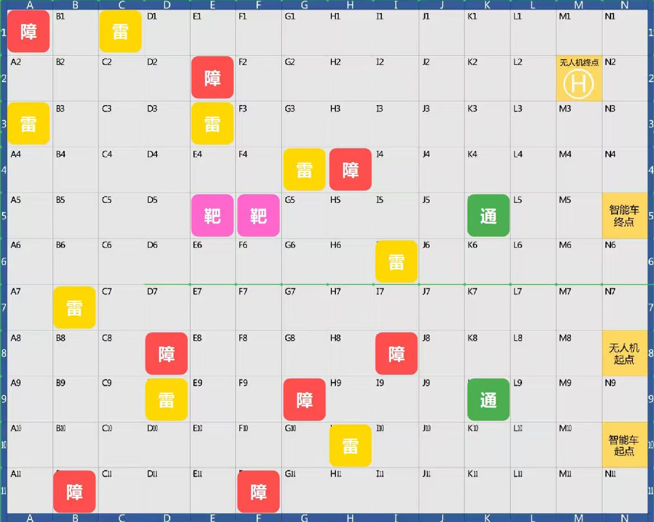
#> input picture _tmp_session/t39_map_official/map_official.png, 654 x 522 px
$ python crops.py
#> lines starting #> are read from the running program, lines starting #| are printed output that depends on the picture
### dzsmartscout/tools/perception/colors.py
# -*- coding: utf-8 -*-
r"""颜色分类 + 形态学 + 连通域 —— **纯 numpy**（本机无 cv2 / scipy / skimage）。

## 为什么不是"HSV 阈值一把梭"

1. **调色板是数据，不是代码。** 场地（实物）颜色只能现场标定：规则文档只给了
   "彩色地雷图片 / 彩色带盖水桶 / 绿色箭头贴纸"，没有给出可用的 RGB。所以阈值全部
   放在 :class:`Palette` 里（可 ``to_json`` / ``from_json`` 往返），分类器本身不认识语义。
2. **provisional 规则默认关闭。** 没有实测证据的规则（例如"红=地雷"）默认不生效，
   必须显式 :meth:`Palette.enable_provisional` 或换成标定产物，避免"猜错的阈值
   静默给出错误结论"。实测证据见 ``README.md`` §颜色证据。
3. **形态学 / 连通域自研。** 环境里没有 cv2/scipy，所以自己实现：膨胀/腐蚀用移位
   累加；连通域是 run-based union-find（8 邻接），并顺带算出二阶矩，
   供箭头方向 / 车体位姿估计使用。

所有函数对入参只读，返回新数组；掩膜一律 ``dtype=bool``、形状 ``(H, W)``。
"""

from __future__ import annotations

import json
from dataclasses import dataclass, replace

import numpy as np

__all__ = [
    "ImageShapeError",
    "as_rgb_array",
    "rgb_to_hsv",
    "hsv_to_rgb",
    "ColorRule",
    "Palette",
    "MAP_IMAGE",
    "FIELD_DEFAULT",
    "PALETTES",
    "blob_masks",
    "classify",
    "connected_components",
    "dilate",
    "erode",
    "open_",
    "close_",
    "Blob",
    "sample_patch_stats",
]


class ImageShapeError(ValueError):
    """入参不是 HxWx3 的 RGB 图像。"""


# --------------------------------------------------------------------------- #
#  基础：数组规整 / 色彩空间
# --------------------------------------------------------------------------- #
def as_rgb_array(image) -> np.ndarray:
    """把 Pillow Image / list / ndarray 规整成 ``(H, W, 3) uint8``。

    支持：PIL.Image（自动 ``convert("RGB")``）、``(H, W, 3)`` 的 uint8/float、
    ``(H, W, 4)`` 的 RGBA（丢掉 alpha）。**不接受**已经是 HSV 的数组（请自行转换）。
    """
    if hasattr(image, "convert") and hasattr(image, "size"):      # PIL
        image = np.asarray(image.convert("RGB"))
    arr = np.asarray(image)
    if arr.ndim == 3 and arr.shape[2] == 4:
        arr = arr[:, :, :3]
    if arr.ndim != 3 or arr.shape[2] != 3:
        raise ImageShapeError(f"需要 (H, W, 3) 的 RGB 图像，收到 shape={arr.shape}")
    if arr.dtype != np.uint8:
        arr = np.clip(arr, 0, 255).astype(np.uint8)
    return np.ascontiguousarray(arr)


# [37 lines left out: functions rgb_to_hsv, hsv_to_rgb, not called in this run]


# --------------------------------------------------------------------------- #
#  颜色规则 / 调色板
# --------------------------------------------------------------------------- #
@dataclass(frozen=True)
class ColorRule:
    """一条阈值规则。HSV 与 RGB 二选一（同时给则取交集）。

    * ``hsv_lo`` / ``hsv_hi``：``(h_deg, s, v)``，H 角度制。``h_lo > h_hi`` 表示
      **跨 0° 的红色缠绕**（例如 ``(345, 0.35, 0.30) → (18, 1, 1)``）。
    * ``rgb_lo`` / ``rgb_hi``：``(r, g, b)`` 0~255，逐通道闭区间。
    * ``provisional``：True = **没有实测证据**的占位阈值（默认不参与分类）。
    """

    cls: str
    hsv_lo: tuple[float, float, float] | None = None
    hsv_hi: tuple[float, float, float] | None = None
    rgb_lo: tuple[int, int, int] | None = None
    rgb_hi: tuple[int, int, int] | None = None
    provisional: bool = False
    note: str = ""

    # [37 lines left out: functions mask, to_json, from_json, not called in this run]


@dataclass(frozen=True)
class Palette:
    """一个具名调色板：``cls`` → 一组 :class:`ColorRule`。"""

    name: str
    rules: tuple[ColorRule, ...]
    provenance: str = ""
    allow_provisional: bool = False

    # ---------------- 构造 / 派生 ----------------
    def enable_provisional(self) -> "Palette":
        """打开 provisional 规则（在现场标定之前**不要**用它下结论）。"""
        return replace(self, allow_provisional=True)

    def disable_provisional(self) -> "Palette":
        return replace(self, allow_provisional=False)

    # [53 lines left out: functions active_rules, classes, with_rule, merged, masks, to_json and 1 more, not called in this run]

    def save(self, path) -> None:
        with open(path, "w", encoding="utf-8", newline="\n") as fh:
            json.dump(self.to_json(), fh, ensure_ascii=False, indent=2)

    # [4 lines left out: function load, not called in this run]


# --------------------------------------------------------------------------- #
#  两个内置调色板
# --------------------------------------------------------------------------- #
#  (A) 图纸调色板：阈值**逐字**抄自已验证过的识图脚本
#      dzrobot_v2/_tmp_session/t28_newmap/identify_t28_v2.py:58-63
#      （该脚本产出的 map_t28.yaml 已被 t29 接入为唯一真源 config/map.yaml）
MAP_IMAGE = Palette(
    name="map_image",
    provenance=(
        "RGB 阈值抄自 dzrobot_v2/_tmp_session/t28_newmap/identify_t28_v2.py:58-63；"
        "语义（雷=黄块/障=红块/靶=品红块/通=绿块）见 config/map.yaml:48-55 注释与 "
        "t28_newmap/identify_report.txt"
    ),
    rules=(
        ColorRule("obstacle", rgb_lo=(171, 0, 0), rgb_hi=(255, 109, 109),
                  note="红：满格色块 = 障碍（水桶预留格）"),
        ColorRule("mine", rgb_lo=(191, 161, 0), rgb_hi=(255, 255, 129),
                  note="黄：0.9 格近方纯色块 = 雷"),
        ColorRule("target", rgb_lo=(171, 0, 151), rgb_hi=(255, 129, 255),
                  note="品红：靶区格"),
        ColorRule("bridge", rgb_lo=(0, 121, 0), rgb_hi=(139, 255, 149),
                  note="绿：桥洞可通行格（图纸标注）"),
    ),
)

#  (B) 现场调色板：**只有两条有实测证据**，其余是关闭的占位
#
#  证据 1（黄=桥面/挡板）：场地布置说明书 p4「地图中间用黄色挡板隔离」、
#      p8「35 厘米挡板架空结构」；照片 fc-audit/arena_pdf_img/p09_1.png 中桥面是黄色板。
#  证据 2（绿=箭头）：同照片，桥面上贴有**白色纸 + 绿色箭头**的通行标识；
#      规则文档 p11 表也写「桥洞顶部通行箭头 = 贴在桥面顶部的绿色箭头贴纸」。
#  ⚠️ 未取证：地雷（p5「直径 12cm 彩色地雷图片」，颜色未知）、水桶（p7「彩色带盖水桶」，
#      p09_1.png 同框可见**红/青/绿三种桶**）、靶标（p6「低矮黑色装置」）、
#      车顶标记（规则未规定，需己方加装）。这些规则一律 provisional=True。
FIELD_DEFAULT = Palette(
    name="field",
    provenance=(
        "仅 deck/arrow 有实测证据（arena_pdf_img/p09_1.png + 场地布置说明书 p4/p8/p11）；"
        "其余为占位，默认关闭，需 --palette field --provisional 或现场标定"
    ),
    rules=(
        ColorRule("deck", hsv_lo=(30.0, 0.30, 0.40), hsv_hi=(70.0, 1.0, 1.0),
                  note="黄：挡板/桥面（证据：说明书 p4/p8 + p09_1.png）"),
        ColorRule("arrow", hsv_lo=(75.0, 0.25, 0.25), hsv_hi=(165.0, 1.0, 1.0),
                  note="绿：桥顶通行箭头贴纸（证据：p09_1.png 白纸绿箭头）"),
        ColorRule("mine", hsv_lo=(345.0, 0.35, 0.30), hsv_hi=(20.0, 1.0, 1.0),
                  provisional=True,
                  note="占位：假设地雷为红。图纸口径是**黄**（map.yaml:48），实物未知"),
        ColorRule("obstacle", hsv_lo=(345.0, 0.35, 0.30), hsv_hi=(20.0, 1.0, 1.0),
                  provisional=True,
                  note="占位：红桶。但 p09_1.png 同框有红/青/绿三种桶 ⇒ 单色不可靠"),
        ColorRule("obstacle", hsv_lo=(170.0, 0.30, 0.30), hsv_hi=(215.0, 1.0, 1.0),
                  provisional=True, note="占位：青/蓝桶（p09_1.png 实测有）"),
        ColorRule("target", hsv_lo=(290.0, 0.25, 0.25), hsv_hi=(340.0, 1.0, 1.0),
                  provisional=True, note="占位：品红靶区。图纸口径（map.yaml:52）"),
        ColorRule("car", hsv_lo=(20.0, 0.55, 0.55), hsv_hi=(45.0, 1.0, 1.0),
                  provisional=True,
                  note="占位：橙黄车顶板。规则未规定车顶标记，需己方加装并现场标定"),
        ColorRule("car_nose", hsv_lo=(220.0, 0.40, 0.30), hsv_hi=(260.0, 1.0, 1.0),
                  provisional=True, note="占位：车头小标记（用于解 180° 歧义）"),
    ),
)

PALETTES: dict[str, Palette] = {
    "map_image": MAP_IMAGE,
    "field": FIELD_DEFAULT,
}


def classify(rgb, palette: Palette) -> dict[str, np.ndarray]:
    """``palette.masks`` 的别名（模块级入口，便于 ``from .colors import classify``）。"""
    return palette.masks(rgb)


# --------------------------------------------------------------------------- #
#  形态学（二值）
# --------------------------------------------------------------------------- #
# [40 lines left out: functions _offsets, dilate, erode, not called in this run]


def open_(mask: np.ndarray, k: int = 3) -> np.ndarray:
    """先腐蚀后膨胀：去小噪点（椒盐 / 孤立像素）。"""
    return dilate(erode(mask, k), k)


def close_(mask: np.ndarray, k: int = 3) -> np.ndarray:
    """先膨胀后腐蚀：补小孔洞 / 断裂。"""
    return erode(dilate(mask, k), k)


# --------------------------------------------------------------------------- #
#  连通域（run-based union-find，8 邻接）
# --------------------------------------------------------------------------- #
@dataclass
class Blob:
    """一个连通域。坐标一律 ``(x, y)``（x=列，y=行），与 numpy 索引相反。"""

    label: int
    area: int
    x0: int
    x1: int                      # 闭区间
    y0: int
    y1: int
    cx: float
    cy: float
    mean_rgb: tuple[float, float, float] = (0.0, 0.0, 0.0)
    mxx: float = 0.0             # 关于质心的二阶中心矩（像素单位）
    myy: float = 0.0
    mxy: float = 0.0
    pixels: np.ndarray | None = None   # (N,2) int32，列为 (y, x)

    # ---------------- 派生 ----------------
    @property
    def w(self) -> int:
        return self.x1 - self.x0 + 1

    @property
    def h(self) -> int:
        return self.y1 - self.y0 + 1

    @property
    def bbox_area(self) -> int:
        return self.w * self.h

    # [179 lines left out: functions fill, aspect, elongation, axis_deg, to_json, connected_components and 2 more, not called in this run]

### _tmp_session/t39_map_official/crops.py
# -*- coding: utf-8 -*-
"""① 生成两块"贴标签"放大图（供人工核对格名）② 打印行 6/7 分界处的真实像素色。"""
import pathlib
import sys

import numpy as np
from PIL import Image

HERE = pathlib.Path(__file__).resolve().parent
sys.path.insert(0, r"D:\User\Desktop\比赛存档\v1\dzsmartscout\tools")
from perception.colors import as_rgb_array

img = Image.open(HERE / "map_official.png").convert("RGB")
#> img is the input picture: PIL image 654x522 RGB; mean R, G, B 218.4, 211.6, 204
a = as_rgb_array(img)
for name, (x0, y0, x1, y1), scale in (("zoom_A_G_r1_6", (7, 8, 330, 286), 2),
                                      ("zoom_A_J_r6_11", (7, 282, 470, 514), 2)):
    c = img.crop((x0, y0, x1, y1))
    c = c.resize((c.width * scale, c.height * scale), Image.LANCZOS)
    c.save(HERE / f"{name}.png")
    print(name, c.size)
#> this loop made 2 passes
#> pass 1, `c = img.crop((x0, y0, x1, y1))`:
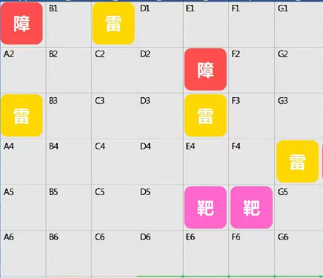
#> c: PIL image 323x278 RGB; mean R, G, B 228.9, 215.5, 204.3
#> pass 1, `c = c.resize((c.width * scale, c.height * scale), Image.LANCZOS)`:
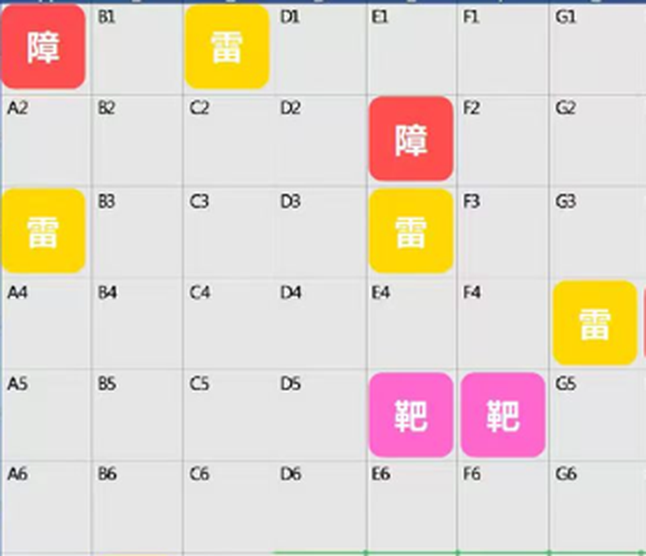
#> c: PIL image 646x556 RGB; mean R, G, B 228.9, 215.5, 204.3
#> pass 2, `c = img.crop((x0, y0, x1, y1))`:
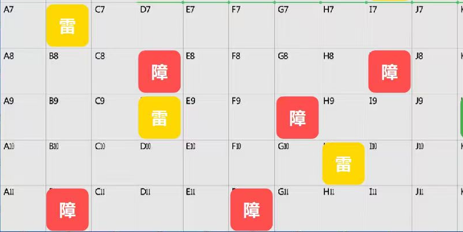
#> c: PIL image 463x232 RGB; mean R, G, B 228.6, 214.8, 205.3
#> pass 2, `c = c.resize((c.width * scale, c.height * scale), Image.LANCZOS)`:
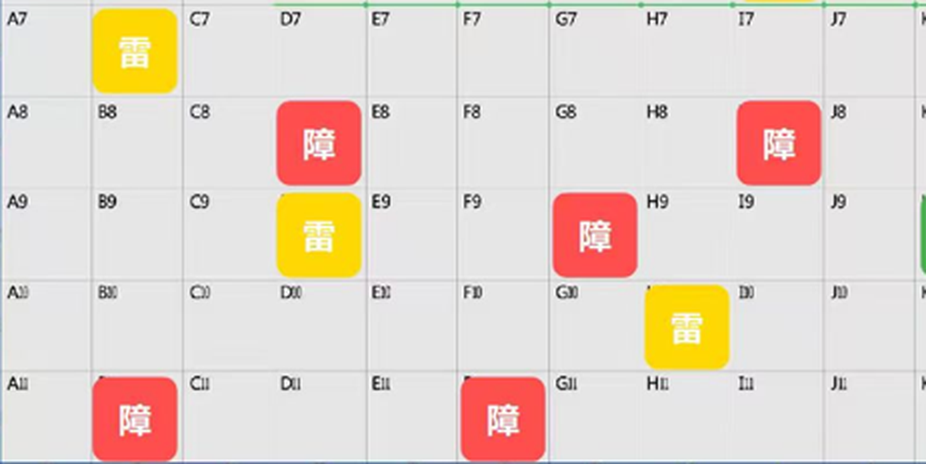
#> c: PIL image 926x464 RGB; mean R, G, B 228.6, 214.8, 205.3

print("\n=== 行分界处的像素色（列 D~N 各取格中心 x）===")
xs = [int(7.9 + (ci + 0.5) * 45.586) for ci in range(3, 14)]
for k in (3, 6, 8):
    y = int(round(10.95 + k * 45.507))
    for dy in (-3, -2, -1, 0, 1, 2, 3):
        row = a[y + dy, xs[0]:xs[-1] + 1]
        vals = row[::20]
        print(f"  k={k} y={y+dy}: " + " ".join(f"{tuple(int(v) for v in p)}" for p in vals[:7]))
    print()

print("=== 行 6/7 分界整行的近灰/近白占比（x 8..646） ===")
for k in (3, 5, 6, 8):
    y = int(round(10.95 + k * 45.507))
    seg = a[y - 1:y + 2, 8:647].reshape(-1, 3).astype(int)
    gray = ((np.abs(seg - 208).max(axis=1) < 16)).mean()
    white = ((seg.min(axis=1) > 235)).mean()
    mat = ((np.abs(seg - 240).max(axis=1) < 12)).mean()
    print(f"  row{k}/{k+1} y≈{y}: 灰线 {gray:.3f} 近白 {white:.3f} 地垫色 {mat:.3f}")
#> this loop made 4 passes
#> (gray, white, mat) on passes 1 to 4: (0.0772, 0.000522, 0.241), (0.322, 0.000522, 0.187), (0.0704, 0, 0.0558), (0.084, 0.000522, 0.246)
#|   row3/4 y≈147: 灰线 0.077 近白 0.001 地垫色 0.241
#|   row5/6 y≈238: 灰线 0.322 近白 0.001 地垫色 0.187
#|   row6/7 y≈284: 灰线 0.070 近白 0.000 地垫色 0.056
#|   row8/9 y≈375: 灰线 0.084 近白 0.001 地垫色 0.246

$ run again, with _tmp_session/t39_map_official/zoom_boxes.png copied over _tmp_session/t39_map_official/map_official.png
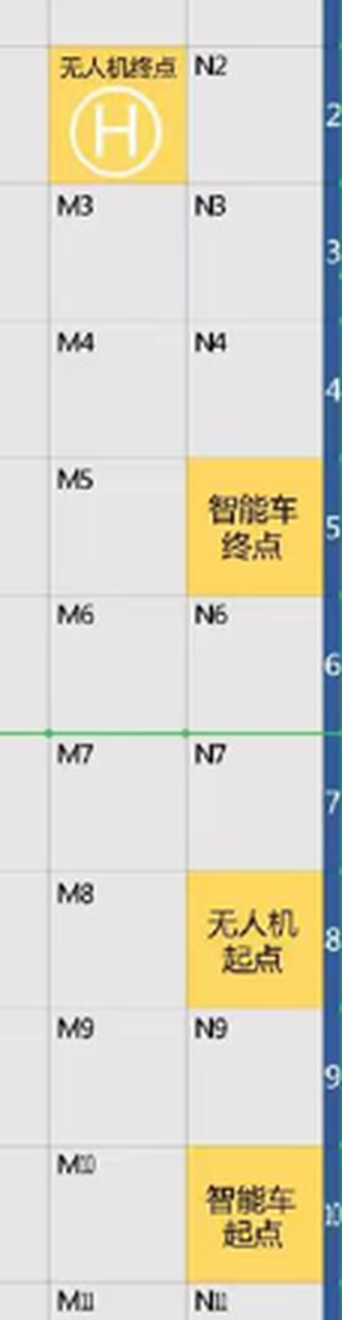
#> input picture _tmp_session/t39_map_official/zoom_boxes.png, 342 x 1320 px
#> img is the input picture: PIL image 342x1320 RGB; mean R, G, B 218.6, 215, 200.5
#> the loop `for name, (x0, y0, x1, y1), scale in (("zoom_A_G_r1_6", (7, 8, 330, 28..` made 2 passes
#> pass 1, `c = img.crop((x0, y0, x1, y1))`:
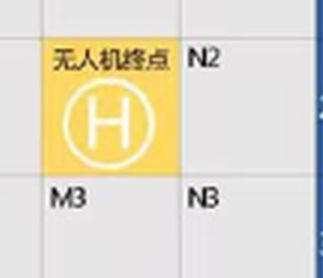
#> c: PIL image 323x278 RGB; mean R, G, B 225.8, 219.8, 201.2
#> pass 2, `c = img.crop((x0, y0, x1, y1))`:
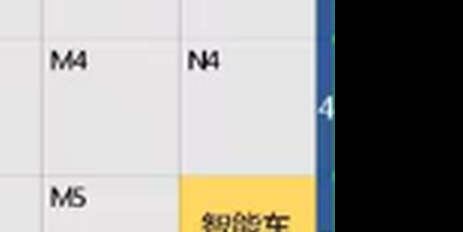
#> c: PIL image 463x232 RGB; mean R, G, B 157.5, 156.2, 151.3
#> the loop `for k in (3, 5, 6, 8):` made 4 passes
#> (gray, white, mat) on passes 1 to 4: (0.00299, 0.00998, 0.44), (0.0269, 0.00299, 0.829), (0.0269, 0.00599, 0.863), (0.0269, 0.00599, 0.835)
#> (printed output is left out)
